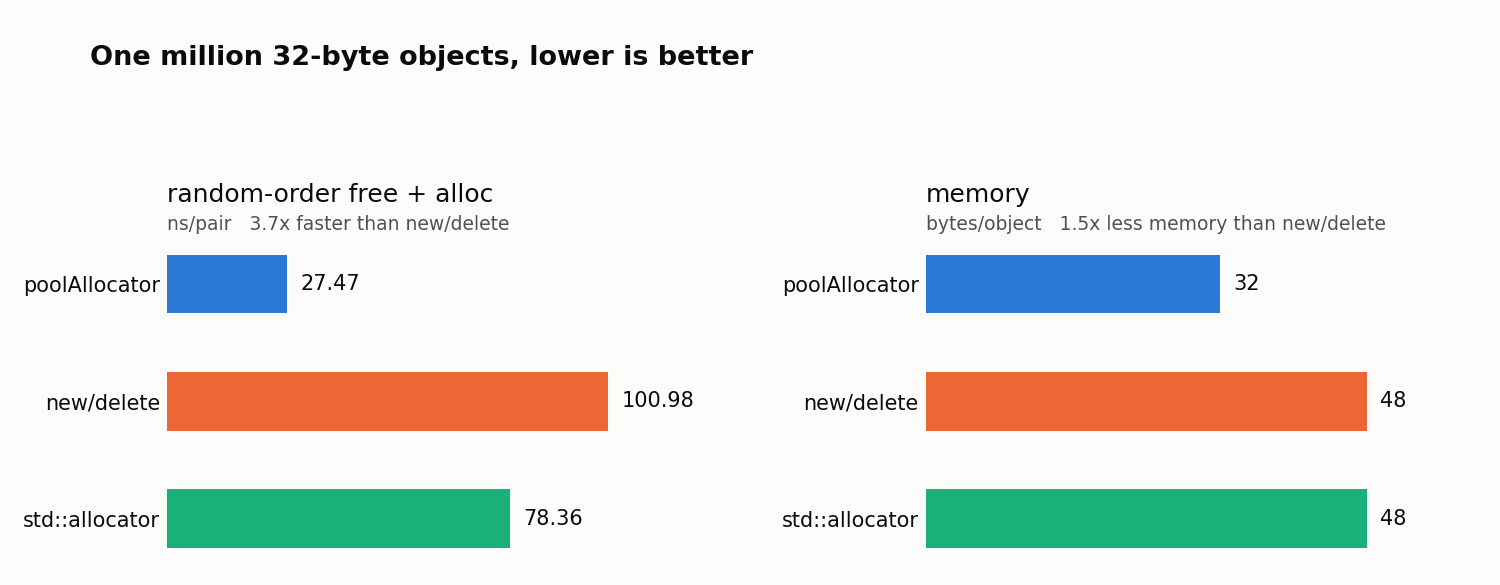

Generate this figure with Python:
# Draws chart.png from the benchmark output:  ./bench | python3 chart.py
import re
import sys

import matplotlib
matplotlib.use("Agg")
import matplotlib.pyplot as plt

SURFACE = "#fcfcfb"
INK = "#0b0b0b"
MUTED = "#52514e"
SERIES = ["#2a78d6", "#eb6834", "#1baf7a"]
NAMES = ["poolAllocator", "new/delete", "std::allocator"]

rows = []
source = open(sys.argv[1]) if len(sys.argv) > 1 else sys.stdin
for line in source:
    m = re.match(r"\|\s*(.+?)\s*\|\s*([\d.]+)\s*\|\s*([\d.]+)\s*\|\s*([\d.]+)\s*\|", line)
    if m:
        rows.append((m.group(1), [float(v) for v in m.groups()[1:]]))

if not rows:
    sys.exit("no result rows found in the benchmark output")

columns = 2 if len(rows) > 1 else 1
panelRows = (len(rows) + columns - 1) // columns
height = 0.8 + 3.1 * panelRows

fig, axes = plt.subplots(panelRows, columns, figsize=(10, height),
                         facecolor=SURFACE, squeeze=False)
fig.suptitle("One million 32-byte objects, lower is better",
             x=0.06, y=1 - 0.3 / height, ha="left", fontsize=13, color=INK,
             fontweight="bold")

for ax, (label, values) in zip(axes.flat, rows):
    scenario, unit = label.split(" (")
    unit = unit.rstrip(")")
    ratio = values[1] / values[0]
    note = "%.1fx faster than new/delete" % ratio
    if unit.startswith("bytes"):
        note = "%.1fx less memory than new/delete" % ratio

    ax.set_facecolor(SURFACE)
    ax.barh([2, 1, 0], values, color=SERIES, height=0.5)
    ax.set_yticks([2, 1, 0], NAMES, color=INK, fontsize=10)
    ax.set_xticks([])
    ax.set_xlim(0, max(values) * 1.25)
    for spine in ax.spines.values():
        spine.set_visible(False)
    ax.tick_params(length=0)

    digits = 0 if unit.startswith("bytes") else 2
    for y, v in zip([2, 1, 0], values):
        ax.text(v + max(values) * 0.03, y, "%.*f" % (digits, v),
                va="center", fontsize=10, color=INK)

    ax.set_title(scenario, loc="left", fontsize=12, color=INK, pad=18)
    ax.text(0, 1.03, "%s   %s" % (unit, note), transform=ax.transAxes,
            fontsize=9, color=MUTED)

for unused in list(axes.flat)[len(rows):]:
    unused.set_visible(False)

fig.tight_layout(rect=(0.0, 0.0, 1.0, 1 - 0.75 / height), h_pad=5.0, w_pad=3.0)
fig.savefig("chart.png", dpi=150, facecolor=SURFACE)
